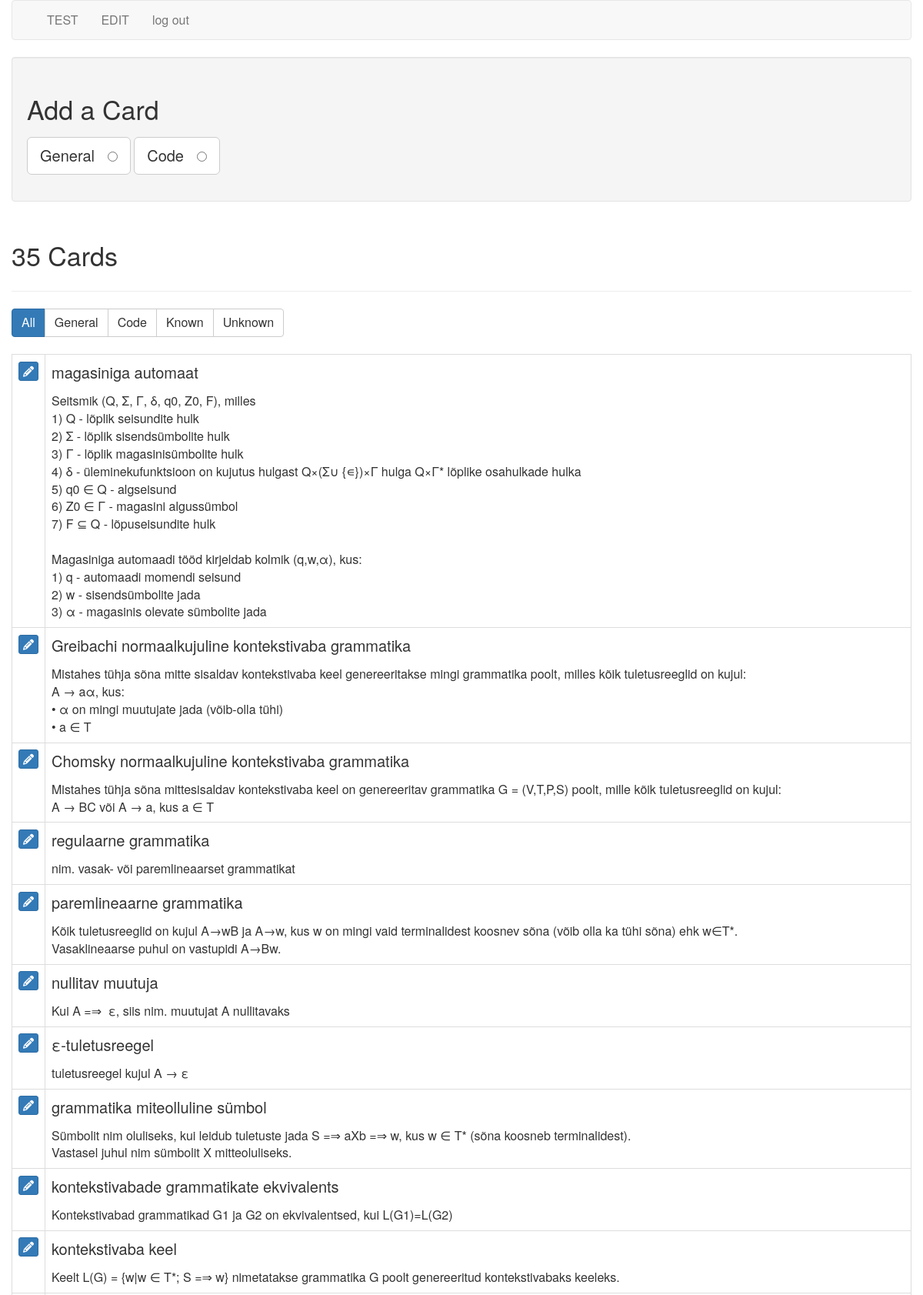
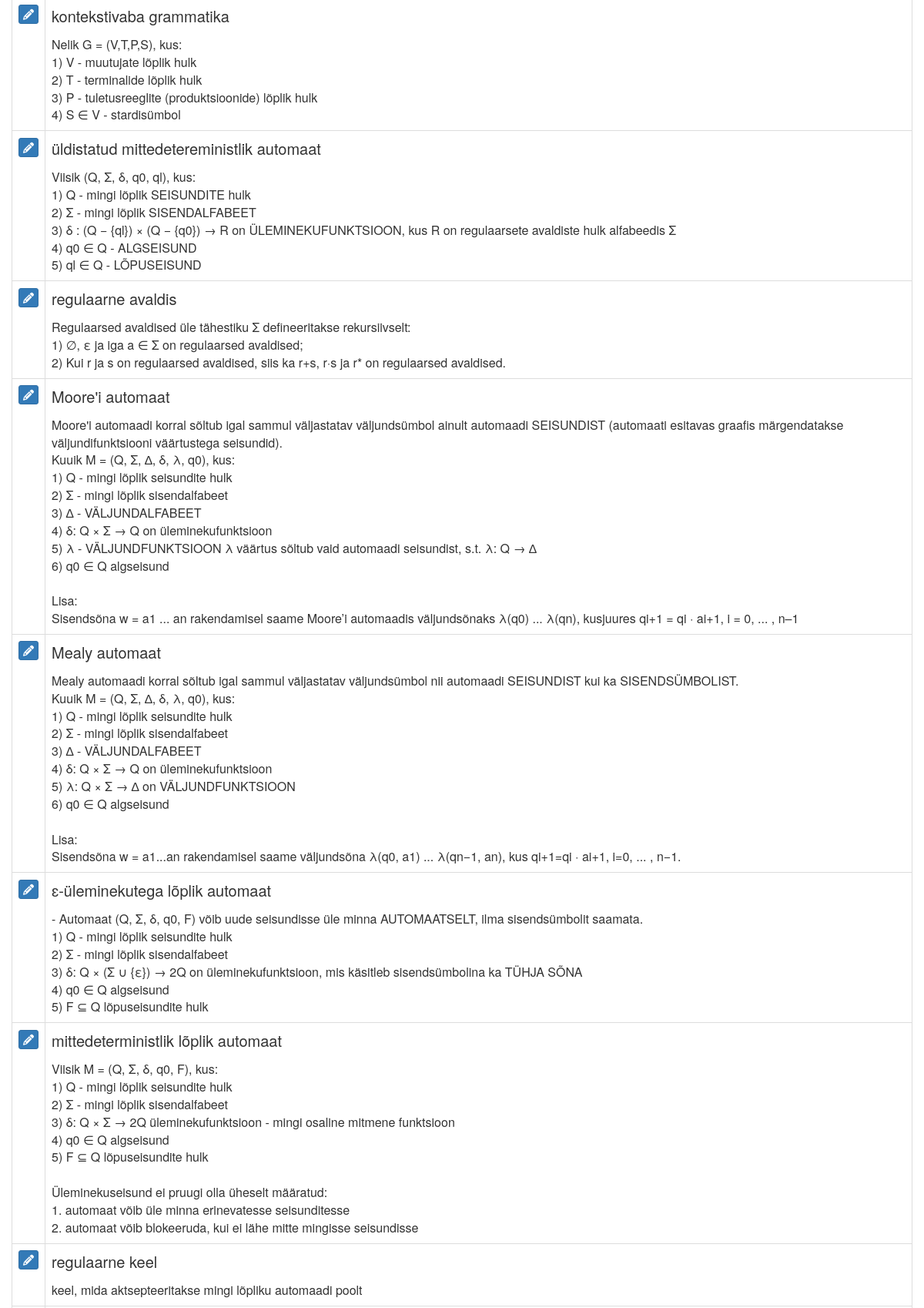
The app's page /cards (signed in, upper part) with its own data (2 pictures, top to bottom).
### tables this page shows
CREATE TABLE cards (
  id integer primary key autoincrement,
  type tinyint not null, /* 1 for vocab, 2 for code */
  front text not null,
  back text not null,
  known boolean default 0
);

### flash_cards.py (the view)
@app.route('/cards')
def cards():
    if not session.get('logged_in'):
        return redirect(url_for('login'))
    db = get_db()
    query = '''
        SELECT id, type, front, back, known
        FROM cards
        ORDER BY id DESC
    '''
    cur = db.execute(query)
    cards = cur.fetchall()
    return render_template('cards.html', cards=cards, filter_name="all")

### flash_cards.py (called while the page is built)
def connect_db():
    rv = sqlite3.connect(app.config['DATABASE'])
    rv.row_factory = sqlite3.Row
    return rv

def get_db():
    if not hasattr(g, 'sqlite_db'):
        g.sqlite_db = connect_db()
    return g.sqlite_db

### templates/cards.html (shortened to what this page needs)
{% extends "layout.html" %}
{% block body %}
    <div class="well editPanel">
        <h2>Add a Card</h2>
        <form action="{{ url_for('add_card') }}" method="post" class="cardForm">
            <div class="form-group">
                <label for="general" class="toggleButton btn btn-default btn-lg">General &nbsp;
                    <input type="radio" name="type" value="1" id="general"/>
                </label>
                <label for="code" class="toggleButton btn btn-default btn-lg">Code &nbsp;
                    <input type="radio" name="type" value="2" id="code"/>
                </label>
            </div>
        </form>
    </div>
    <div class="page-header">
        <h2>{{ cards|length }} Card{{ '' if (cards|length == 1) else 's' }}</h2>
    </div>
    <div class="btn-group btn-group-md" role="group" aria-label="filters">
        <a href="{{ url_for('filter_cards', filter_name="all") }}" class="btn btn-{{ "primary" if filter_name == "all" else "default" }}">All</a>
        <a href="{{ url_for('filter_cards', filter_name="general") }}" class="btn btn-{{ "primary" if filter_name == "general" else "default" }}">General</a>
        <a href="{{ url_for('filter_cards', filter_name="code") }}" class="btn btn-{{ "primary" if filter_name == "code" else "default" }}">Code</a>
        <a href="{{ url_for('filter_cards', filter_name="known") }}" class="btn btn-{{ "primary" if filter_name == "known" else "default" }}">Known</a>
        <a href="{{ url_for('filter_cards', filter_name="unknown") }}" class="btn btn-{{ "primary" if filter_name == "unknown" else "default" }}">Unknown</a>
    </div>
    <br />
    <br />
    <table class="table table-bordered">
        {% for card in cards %}
            <tr>
                <td>
                    <a href="{{ url_for('edit', card_id=card.id) }}" class="btn btn-xs btn-primary"><i class="fa fa-pencil" aria-hidden="true"></i></a>
                </td>
                <td class="cardContent">
                    <h4>
                        {{ card.front }}
                    </h4>
                    {% if card.type == 1 %}
                        {{ card.back|replace("\n", "<br />")|safe }}
                    {% else %}
                        <pre>{{ card.back|safe }}</pre>
                    {% endif %}
                </td>
            </tr>
        {% else %}
            <tr>
                <td>
                    <em>No cards to show.</em>
                </td>
            </tr>
        {% endfor %}
    </table>
{% endblock %}

### templates/layout.html (shortened to what this page needs)
<!doctype html>
<html>
<head>
	<link rel=stylesheet type=text/css href="{{ url_for('static', filename='bootstrap.min.css') }}"/>
    <link rel=stylesheet type=text/css href="{{ url_for('static', filename='style.css') }}"/>
</head>
<body>
<div class="container">
    <div class="row">
				<nav class="navbar navbar-default">
				  <div class="container">
					<div class="collapse navbar-collapse">
					  <ul class="nav navbar-nav">
                            {% if session.logged_in %}
							    <li><a href="{{ url_for('general') }}">TEST</a></li>
								<li><a href="{{ url_for('cards') }}">EDIT</a></li>
                                <li><a href="{{ url_for('logout') }}">log out</a></li>
                            {% else %}
                                <li><a href="{{ url_for('login') }}">log in</a></li>
                            {% endif %}
                        </ul>
					</div>
				  </div>
				</nav>
                {% block body %}{% endblock %}
	</div>
</div>
</body>
</html>

### static/style.css (style rules this page uses)
.cardContent h4 { margin-top: 0; }
.navbar-collapse.collapse { display: block!important; }
.navbar-nav>li, .navbar-nav { float: left !important; }

### records on screen
cards: front "magasiniga automaat", back "Seitsmik (Q, Σ, Γ, δ, q0, Z0, F), milles 1) Q - lõplik seisundite hulk 2) Σ - lõplik sisendsümbolite hulk 3) Γ - lõplik magasinisümbolite hulk 4) δ - üleminekufunktsioon on kujutus hulgast Q×(Σ∪ {∊})×Γ hulga Q×Γ* lõplike osahulkade hulka 5) q0 ∈ Q - algseisund 6) Z0 ∈ Γ - magasini algussümbol 7) F ⊆ Q - lõpuseisundite hulk Magasiniga automaadi tööd kirjeldab kolmik (q,w,α), kus: 1) q - automaadi momendi seisund 2) w - sisendsümbolite jada 3) α - magasinis olevate sümbolite jada"
cards: front "Greibachi normaalkujuline kontekstivaba grammatika", back "Mistahes tühja sõna mitte sisaldav kontekstivaba keel genereeritakse mingi grammatika poolt, milles kõik tuletusreeglid on kujul: A → aα, kus: • α on mingi muutujate jada (võib-olla tühi) • a ∈ T"
cards: front "Chomsky normaalkujuline kontekstivaba grammatika", back "Mistahes tühja sõna mittesisaldav kontekstivaba keel on genereeritav grammatika G = (V,T,P,S) poolt, mille kõik tuletusreeglid on kujul: A → BC või A → a, kus a ∈ T"
cards: front "regulaarne grammatika", back "nim. vasak- või paremlineaarset grammatikat"
cards: front "paremlineaarne grammatika", back "Kõik tuletusreeglid on kujul A→wB ja A→w, kus w on mingi vaid terminalidest koosnev sõna (võib olla ka tühi sõna) ehk w∈T*. Vasaklineaarse puhul on vastupidi A→Bw."
cards: front "nullitav muutuja", back "Kui A =⇒ \u000fε, siis nim. muutujat A nullitavaks"
cards: front "ε-tuletusreegel", back "tuletusreegel kujul A → ε"
cards: front "grammatika miteolluline sümbol", back "Sümbolit nim oluliseks, kui leidub tuletuste jada S =⇒ aXb =⇒ w, kus w ∈ T* (sõna koosneb terminalidest). Vastasel juhul nim sümbolit X mitteoluliseks."
cards: front "kontekstivabade grammatikate ekvivalents", back "Kontekstivabad grammatikad G1 ja G2 on ekvivalentsed, kui L(G1)=L(G2)"
cards: front "kontekstivaba keel", back "Keelt L(G) = {w|w ∈ T*; S =⇒ w} nimetatakse grammatika G poolt genereeritud kontekstivabaks keeleks."
cards: front "kontekstivaba grammatika", back "Nelik G = (V,T,P,S), kus: 1) V - muutujate lõplik hulk 2) T - terminalide lõplik hulk 3) P - tuletusreeglite (produktsioonide) lõplik hulk 4) S ∈ V - stardisümbol"
cards: front "üldistatud mittedetereministlik automaat", back "Viisik (Q, Σ, δ, q0, ql), kus: 1) Q - mingi lõplik SEISUNDITE hulk 2) Σ - mingi lõplik SISENDALFABEET 3) δ : (Q − {ql}) × (Q − {q0}) → R on ÜLEMINEKUFUNKTSIOON, kus R on regulaarsete avaldiste hulk alfabeedis Σ 4) q0 ∈ Q - ALGSEISUND 5) ql ∈ Q - LÕPUSEISUND"
cards: front "regulaarne avaldis", back "Regulaarsed avaldised üle tähestiku Σ defineeritakse rekursiivselt: 1) ∅, ε ja iga a ∈ Σ on regulaarsed avaldised; 2) Kui r ja s on regulaarsed avaldised, siis ka r+s, r·s ja r* on regulaarsed avaldised."
cards: front "Moore'i automaat", back "Moore'i automaadi korral sõltub igal sammul väljastatav väljundsümbol ainult automaadi SEISUNDIST (automaati esitavas graafis märgendatakse väljundifunktsiooni väärtustega seisundid). Kuuik M = (Q, Σ, ∆, δ, λ, q0), kus: 1) Q - mingi lõplik seisundite hulk 2) Σ - mingi lõplik sisendalfabeet 3) ∆ - VÄLJUNDALFABEET 4) δ: Q × Σ → Q on üleminekufunktsioon 5) λ - VÄLJUNDFUNKTSIOON λ väärtus sõltub vaid automaadi seisundist, s.t. λ: Q → ∆ 6) q0 ∈ Q algseisund Lisa: Sisendsõna w = a1 ... an rakendamisel saame Moore’i automaadis väljundsõnaks λ(q0) ... λ(qn), kusjuures qi+1 = qi · ai+1, i = 0, ... , n–1"
cards: front "Mealy automaat", back "Mealy automaadi korral sõltub igal sammul väljastatav väljundsümbol nii automaadi SEISUNDIST kui ka SISENDSÜMBOLIST. Kuuik M = (Q, Σ, ∆, δ, λ, q0), kus: 1) Q - mingi lõplik seisundite hulk 2) Σ - mingi lõplik sisendalfabeet 3) ∆ - VÄLJUNDALFABEET 4) δ: Q × Σ → Q on üleminekufunktsioon 5) λ: Q × Σ → ∆ on VÄLJUNDFUNKTSIOON 6) q0 ∈ Q algseisund Lisa: Sisendsõna w = a1...an rakendamisel saame väljundsõna λ(q0, a1) ... λ(qn−1, an), kus qi+1=qi · ai+1, i=0, ... , n−1."
cards: front "ɛ-üleminekutega lõplik automaat", back "- Automaat (Q, Σ, δ, q0, F) võib uude seisundisse üle minna AUTOMAATSELT, ilma sisendsümbolit saamata. 1) Q - mingi lõplik seisundite hulk 2) Σ - mingi lõplik sisendalfabeet 3) δ: Q × (Σ ∪ {ε}) → 2Q on üleminekufunktsioon, mis käsitleb sisendsümbolina ka TÜHJA SÕNA 4) q0 ∈ Q algseisund 5) F ⊆ Q lõpuseisundite hulk"
cards: front "mittedeterministlik lõplik automaat", back "Viisik M = (Q, Σ, δ, q0, F), kus: 1) Q - mingi lõplik seisundite hulk 2) Σ - mingi lõplik sisendalfabeet 3) δ: Q × Σ → 2Q üleminekufunktsioon - mingi osaline mitmene funktsioon 4) q0 ∈ Q algseisund 5) F ⊆ Q lõpuseisundite hulk Üleminekuseisund ei pruugi olla üheselt määratud: 1. automaat võib üle minna erinevatesse seisunditesse 2. automaat võib blokeeruda, kui ei lähe mitte mingisse seisundisse"
cards: front "regulaarne keel", back "keel, mida aktsepteeritakse mingi lõpliku automaadi poolt"

### other values on screen
{{ cards|length }} "35"
{{ '' if (cards|length == 1) else 's' }} "s"
